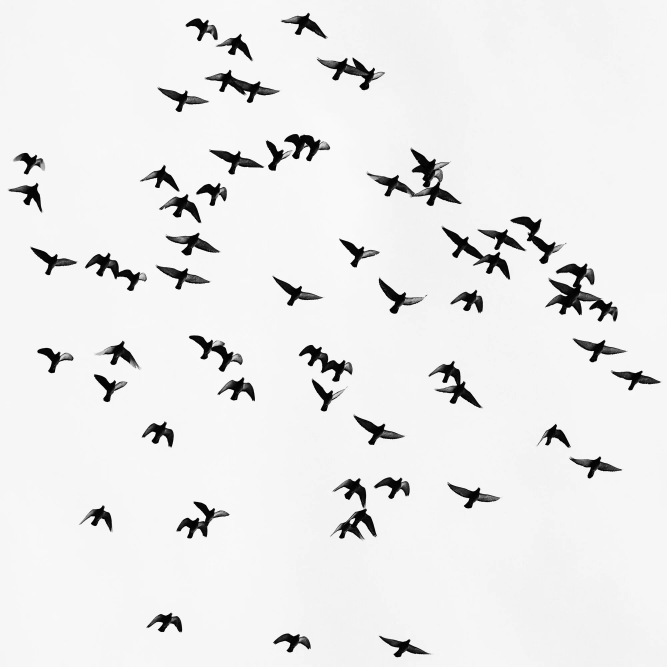
#> input picture baby_steps/assets/contour_test.png, 2000 x 2000 px, found by its file name (shown at 1/3 size)
$ python 11_contours.py
#> lines starting #> are read from the running program, lines starting #| are printed output that depends on the picture; after the words box and inside, x2 and y2 are one past the last pixel; in counts of white or black regions, pixels touching at a corner belong together
import cv2


img = cv2.imread('computer-vision/baby_steps/assets/contour_test.png')
#> img is the input picture: shape (2000, 2000, 3); mean B, G, R 234.1, 234.1, 234.1
img = cv2.resize(img, (750, 750))
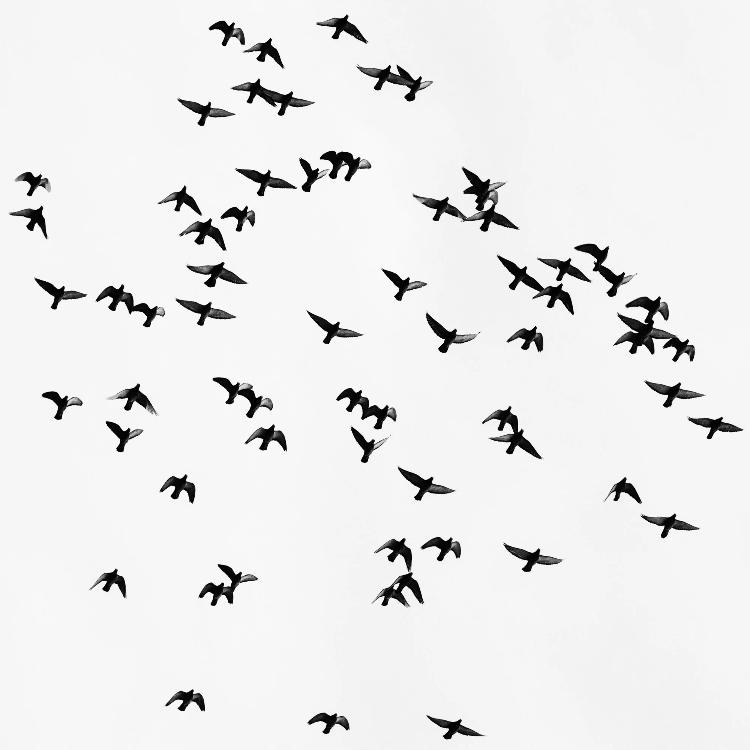
#> img: shape (750, 750, 3); mean B, G, R 234.1, 234.1, 234.1

cv2.imshow('original', img)

# convert to grayscale and threshold
img_gray = cv2.cvtColor(img, cv2.COLOR_BGR2GRAY)
ret, thresh = cv2.threshold(img_gray, 200, 255, cv2.THRESH_BINARY_INV)
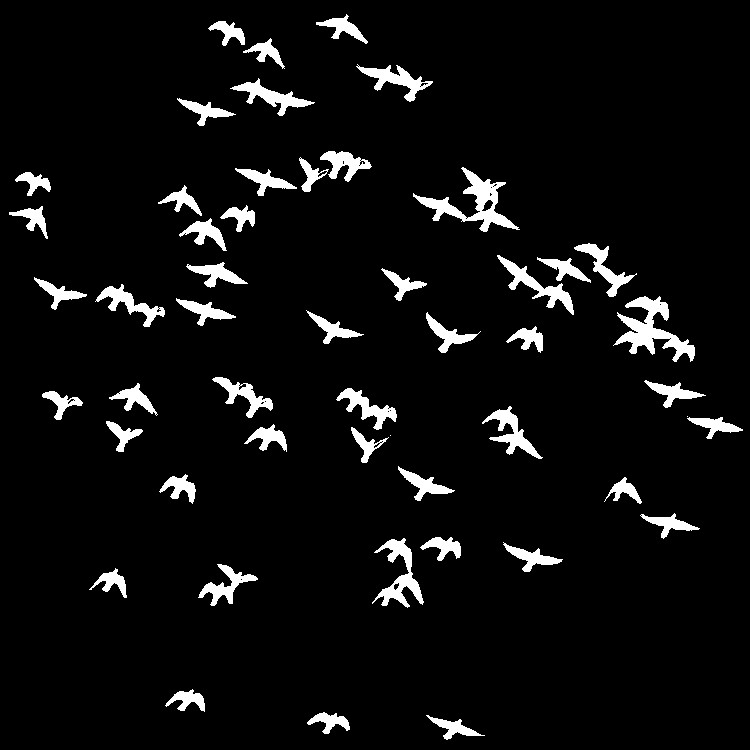
#> thresh: shape (750, 750); 5.6% white; 51 white regions (2 under 20 px)

# find contours
contours, hierarchy = cv2.findContours(thresh, cv2.RETR_TREE, cv2.CHAIN_APPROX_SIMPLE)
#> contours = 89 contours, 36 with area under 20; largest, box (x1, y1, x2, y2) and area: (613, 296, 695, 362) 1770, (413, 167, 520, 232) 1752, (372, 538, 424, 608) 1118, (497, 255, 574, 315) 930, (356, 64, 433, 102) 847

for cnt in contours:
    if cv2.contourArea(cnt) > 100:

        # print the area of the borders
        print(cv2.contourArea(cnt))

        # highlight edges
        cv2.drawContours(img, cnt, -1,(0, 0, 255), 2)

        # get bounding box
        x, y, w, h = cv2.boundingRect(cnt)
        cv2.rectangle(img, (x, y), (x + w, y + h), (0, 255, 0), 1)
#> this loop made 89 passes
#> (x, y, w, h) on passes 1, 2, 3, 4, 5, 7, 8, 10, 11, 13, 14, 15: (426, 715, 59, 25), (307, 712, 43, 22), (165, 689, 40, 23), (89, 568, 38, 30), (198, 564, 60, 42), (503, 542, 60, 30), (372, 538, 52, 70), (420, 537, 41, 24), (640, 513, 60, 26), (604, 477, 38, 27), (159, 474, 37, 30), (398, 466, 57, 35)
#> cnt on passes 6, 12, 16, 20, 24, 27: [[240, 579], [241, 578], [242, 579], [241, 580]], [[640, 515], [641, 514], [642, 515], [641, 516]], [[390, 435]], [[381, 441], [382, 440], [383, 441], [382, 442]], [[687, 416]], [[73, 400], [74, 399], [75, 400], [74, 401]]
#| 405.0
#| 381.0
#| 383.0
#| 361.0
#| 692.5
#| 516.5
#| 1118.5
#| 422.0
#> (further printed lines are left out)
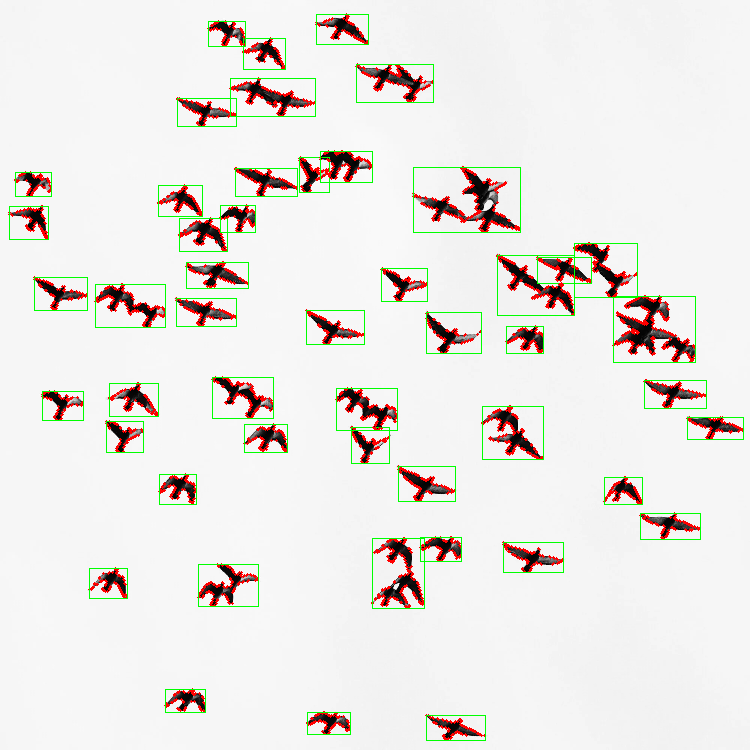
#> img: shape (750, 750, 3); 4.19% of pixels changed, all inside (x1, y1, x2, y2) = (8, 13, 744, 741)

cv2.imshow('img', img)
cv2.waitKey(0)
